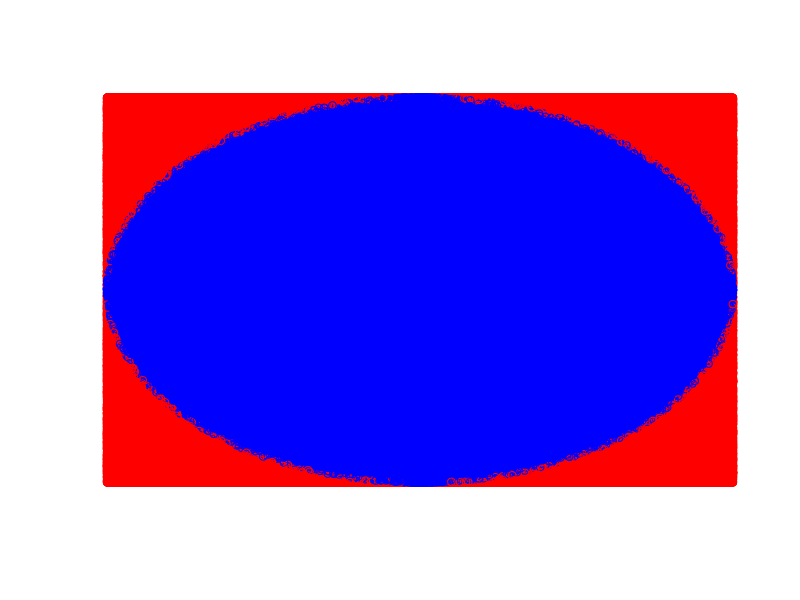

The R source for this figure: (Note: a time limit stopped this script after it produced the figure.)
#Let's assume you already know a bit about R. This exercise should serve 
#as a review, and teach you about vectorizing your code.

#Problem: we want to estimate the value of PI. 
#One way to do this is to estimate the area of a square and a circle 
#inscribed in that square. Note that if we have a circle of radius r
#and a square of side lenght 2*r, the ratio of their areas is:
#(PI*r^2) / (4*r^2) = PI/4. So, 4*((area of circle)/(area of square)) = PI.
#How do we estimate those areas? Through sampling. The number of samples 
#inside each shape are proportional to its area

#Un-Vectorized Code
r = 1
Nsim = 1e6
set.seed(20)
num_circle = 0
for(i in 1:Nsim){
  x = runif(1, min=-r, max=r)
  y = runif(1, min=-r, max=r)
  if(x^2 + y^2 < r)
    num_circle = num_circle + 1 
}
#Note that due to the way we sampled our x and y coords, every sample is within the box
print(4*num_circle / Nsim)
#repeat with higher levels of Nsim to get better estimates of PI

#Vectorized Code
r = 1
Nsim = 1e7
#set.seed(20)
x = runif(Nsim, min=-r, max=r)
y = runif(Nsim, min=-r, max=r)
in_circle = (x^2 + y^2) < r^2
num_circle = sum(in_circle)
print(4*num_circle / Nsim)
#Notice how much faster that is?

#Let's plot our samples
color = ifelse(in_circle, 'blue', 'red')
plot(x, y, col=color)

#Wrap our vectorized code into a function, then we can see how our 
#estimate of PI changes over Nsim
PIsim = function(Nsim){
  r = 1
  x = runif(Nsim, min=-r, max=r)
  y = runif(Nsim, min=-r, max=r)
  num_circle = sum((x^2 + y^2) < r^2)
  return(4*num_circle / Nsim)
}
N = 10^(1:7)
set.seed(15)
Estimates = numeric(length(N))
for(i in 1:length(N))
  Estimates[i] = PIsim(N[i])
#Estimates = sapply(N, PIsim)
plot(log10(N), Estimates, type = 'l')
